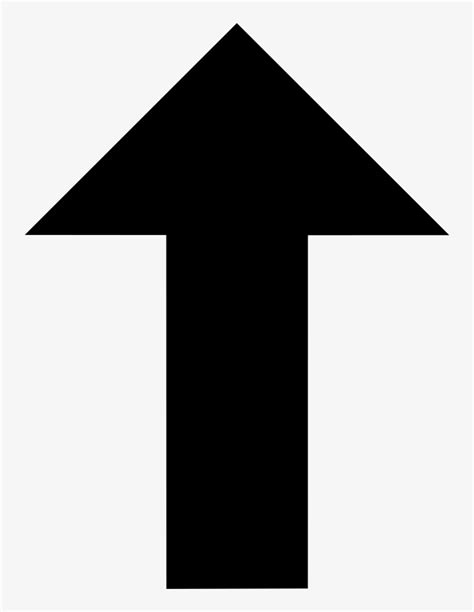
#> input picture Arrow-Orientation-Detection/arrow.jpeg, 474 x 612 px, found by its file name
$ python ArrowDetectMod.py
#> lines starting #> are read from the running program, lines starting #| are printed output that depends on the picture; after the words box and inside, x2 and y2 are one past the last pixel; in counts of white or black regions, pixels touching at a corner belong together
#> further down, img is the input picture: shape (612, 474, 3); min 0, max 255, mean 165.6
### Arrow-Orientation-Detection/utils.py
import cv2
import numpy as np
import math

def getContours(img,cThr=[100,100],showCanny=False,minArea=1000,filter=0,draw =False):
#> called with showCanny = False, minArea = 1000, filter = 7, draw = False
    imgGray = cv2.cvtColor(img,cv2.COLOR_BGR2GRAY)
    imgBlur = cv2.GaussianBlur(imgGray,(3,3),1)
    imgCanny = cv2.Canny(imgBlur,cThr[0],cThr[1])
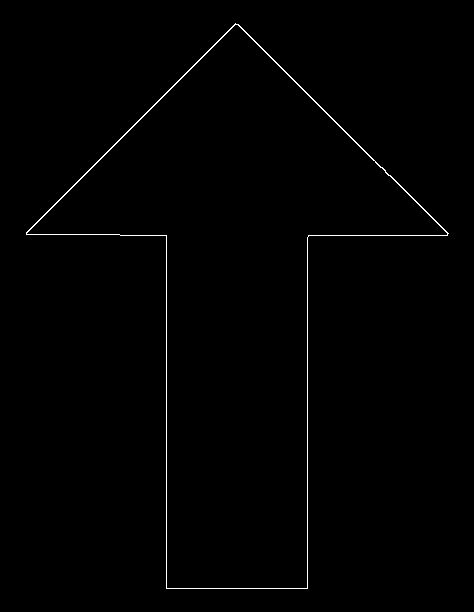
#> imgCanny: shape (612, 474); 0.68% white in thin lines or dots, all inside (x1, y1, x2, y2) = (26, 23, 449, 589)
    kernel = np.ones((3,3))
    imgDial = cv2.dilate(imgCanny,kernel,iterations=1)
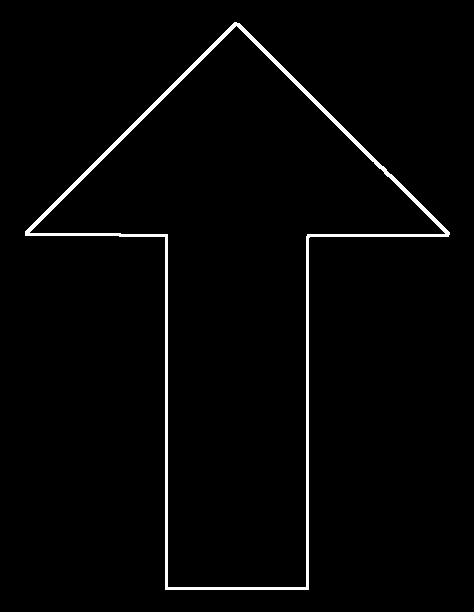
#> imgDial: shape (612, 474); 2% white; 1 white region, box (x1, y1, x2, y2) and area: (25, 22, 450, 590) 5912
    imgThre = cv2.erode(imgDial,kernel,iterations=1)
    if showCanny:cv2.imshow('Canny',imgThre)

    contours,hiearchy = cv2.findContours(imgThre,cv2.RETR_EXTERNAL,cv2.CHAIN_APPROX_SIMPLE)
#> contours = 1 contour; box (x1, y1, x2, y2) and area: (26, 23, 449, 589) 95104; hiearchy = [[-1, -1, -1, -1]]
    finalCountours = []
    for i in contours:
        area = cv2.contourArea(i)
        if area > minArea:
            peri = cv2.arcLength(i,True)
            approx = cv2.approxPolyDP(i,0.02*peri,True)
            bbox = cv2.boundingRect(approx)
            if filter > 0:
                if len(approx) == filter:
                    finalCountours.append([len(approx),area,approx,bbox,i])
            else:
                finalCountours.append([len(approx),area,approx,bbox,i])
#> this loop made 1 pass
#> (area, peri, bbox) on pass 1: (95103.5, 1726.2, (26, 23, 423, 566))
#> after the loop, finalCountours = 1 item
    finalCountours = sorted(finalCountours,key = lambda x:x[1] ,reverse= True)

    if draw:
        for con in finalCountours:
            cv2.drawContours(img,con[4],-1,(0,0,255),3)
    return img, finalCountours,imgThre


# [21 lines left out: functions reorder, warpImg, not called in this run]

def getAngle(a, b, c):
    ang = math.degrees(math.atan2(c[1]-b[1], c[0]-b[0]) - math.atan2(a[1]-b[1], a[0]-b[0]))
    return ang + 360 if ang < 0 else ang

### Arrow-Orientation-Detection/ArrowDetectMod.py
import numpy as np
import cv2,math
from matplotlib import pyplot as plt
import utils
import random as rng


while True:
    img=cv2.imread('Arrow.jpeg')

    imgcont,conts,_=utils.getContours(img,cThr=[150,175],showCanny=False,minArea=1000,filter=7,draw=False) #Selecting the White box
#> conts = 1 item
    #print (conts)
    if len(conts) != 0:
        for obj in conts:
            cv2.polylines(imgcont,[obj[2]],True,(0,255,0),2)
#> this loop made 1 pass
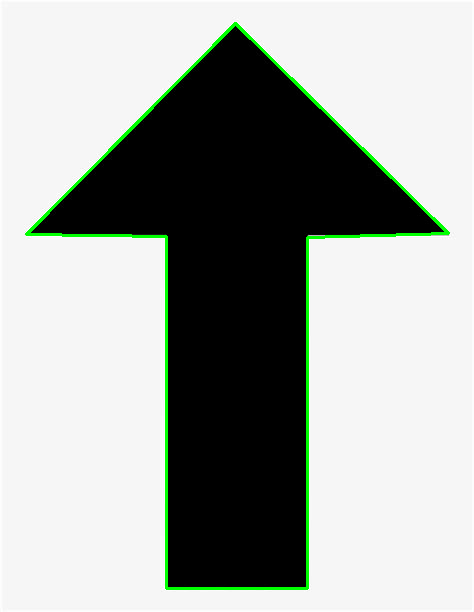
#> imgcont: shape (612, 474, 3); 1.8% of pixels changed, all inside (x1, y1, x2, y2) = (25, 22, 450, 590)
        #cv2.imshow('Region of Interest',imgcont)
        x,y,w,h = cv2.boundingRect(conts[0][2])
#> x = 26; y = 23; w = 423; h = 566

        cv2.rectangle(img,(x-20,y-20),(x+w+20,y+h+20),(0,255,0),2)
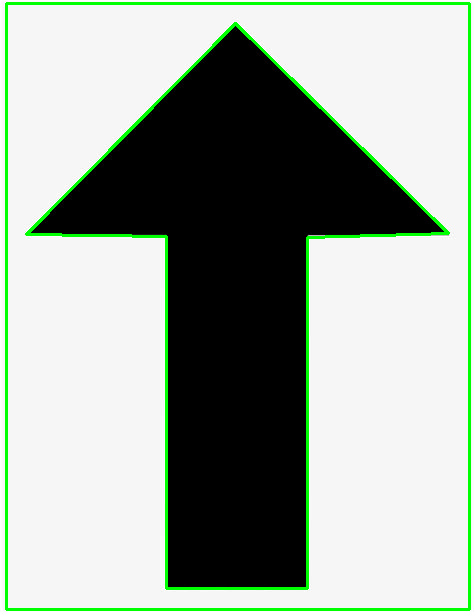
#> img: shape (612, 474, 3); 4.01% of pixels changed, all inside (x1, y1, x2, y2) = (5, 2, 471, 611)
        crop_img = img[y-20:y+h+20, x-20:x+w+20]
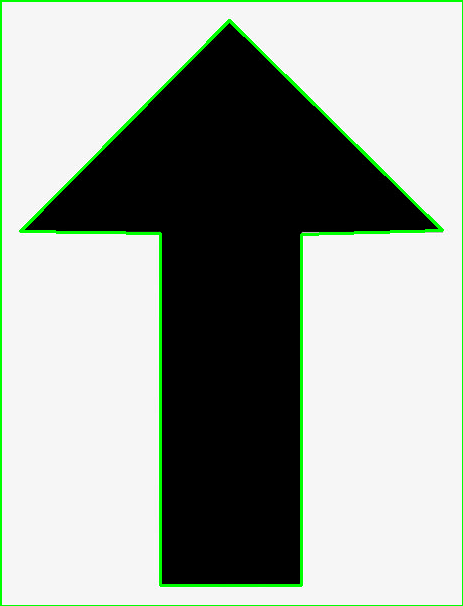
#> crop_img: shape (606, 463, 3); mean B, G, R 157.8, 165.5, 157.8
        #cv2.imshow("Warp",crop_img)
        tip=tuple(conts[0][2][0][0])
#> tip = (235, 23)

        M = cv2.moments(conts[0][2])
#> M = moments, m00 94822.5, centre m10/m00, m01/m00 = (236.5, 294.1)
        cX = int(M["m10"] / M["m00"])    #Finding the centroid of the arrow
#> cX = 236
        cY = int(M["m01"] / M["m00"])
#> cY = 294

        cv2.circle(img, (cX, cY), 7, (255, 255, 255), -1)
        cv2.putText(img, "center", (cX - 20, cY - 20),cv2.FONT_HERSHEY_SIMPLEX, 0.5, (255, 255, 255), 2)
        #cv2.circle(img,tip, 7, (255,0,0), -1)
        #cv2.circle(img,(100,cY), 7, (255,0,0), -1)

        angle=int(utils.getAngle(tip,(cX,cY),(30,cY)))
#> in getAngle, `ang = math.degrees(math.atan2(c[1]-b[1], c[0]-b[0]) - math.atan2(a[1]-..`: ang = 270.2
#> angle = 270
        #print(angle)


        if 315<=angle<=359 or 0<=angle<45:
            print("Left")
            cv2.putText(img, "Left", (40,40),cv2.FONT_HERSHEY_SIMPLEX, 1, (0,0,255), 3)
        elif 260<angle<279:
            print('UP')
            cv2.putText(img, "UP", (40,40),cv2.FONT_HERSHEY_SIMPLEX, 1, (0,0,255), 3)
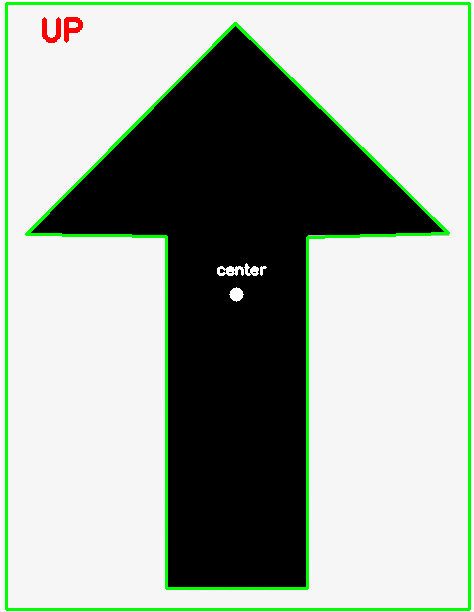
#> img: shape (612, 474, 3); mean B, G, R 158, 168.3, 158.5
        elif 135<angle<225:
            print('Right')
            cv2.putText(img, "RIGHT", (40,40),cv2.FONT_HERSHEY_SIMPLEX, 1, (0,0,255), 3)
        else:
            print('Down')
            cv2.putText(img, "DOWN", (40,40),cv2.FONT_HERSHEY_SIMPLEX, 1, (0,0,255), 3)


    cv2.imshow("img",img)

    k=cv2.waitKey(1)
#> (key Esc is pressed here)
    if k==27:
        break
